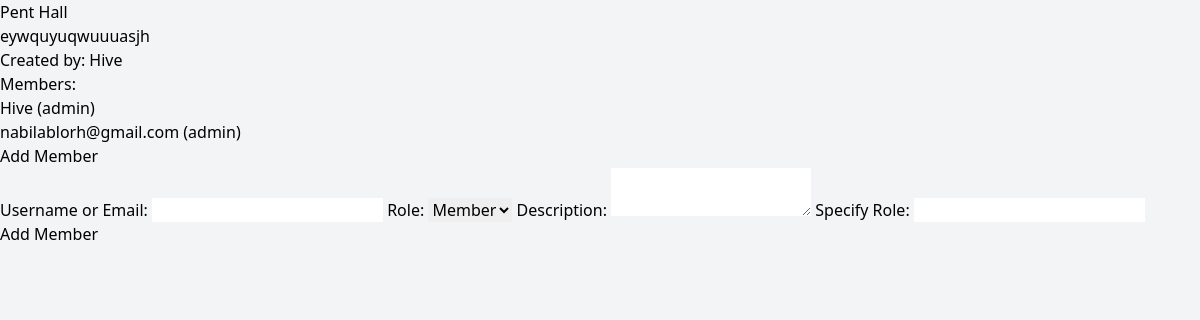
Screenshot of /Teamworkspace/view_team/pent-hall/ (signed in) with the database file from the repository.
### Teamworkspace/models.py (models this page shows, shortened)
class Team(models.Model):
    name = models.CharField(max_length=100, unique=True)
    description = models.TextField(blank=True)
    slug = models.SlugField(max_length=100, unique=True, editable=False)
    created_by = models.ForeignKey(User, on_delete=models.CASCADE, related_name="teams_created")
    unique_id = models.UUIDField(default=uuid.uuid4, editable=False, unique=True)
    created_at = models.DateTimeField(auto_now_add=True)

class TeamMembership(models.Model):
    team = models.ForeignKey(Team, on_delete=models.CASCADE, related_name="members")
    user = models.ForeignKey(User, on_delete=models.CASCADE, related_name="team_memberships")
    description = models.TextField(blank=True)
    SpecifyRole = models.CharField(max_length=100, blank=True)
    joined_at = models.DateTimeField(auto_now_add=True)
    role = models.CharField(max_length=20, choices=[('admin', 'Admin'), ('member', 'Member')])
    class Meta:
        unique_together = ('team', 'user')  # Prevent a user from joining the same team multiple times

### Teamworkspace/views.py (the view)
# urls.py: path('view_team/<slug:slug>/', views.view_team, name='view_team'),
@login_required
def view_team(request, slug):
    team = get_object_or_404(Team, slug=slug)
    members = team.members.all()
    context = {"team": team, "members": members}
    return render(request, "Teamworkspace/view_team.html", context)

### template/Teamworkspace/view_team.html (shortened to what this page needs)
<!DOCTYPE html>
<html lang="en">
<head>
    <link href="https://cdn.jsdelivr.net/npm/tailwindcss@2.2.19/dist/tailwind.min.css" rel="stylesheet">
</head>
<body class="bg-gray-100">
    <h2>{{ team.name }}</h2>
    <p>{{ team.description }}</p>
    <p>Created by: {{ team.created_by.username }}</p>
    <h3>Members:</h3>
    <ul>
        {% for member in members %}
            <li>{{ member.user.username }} ({{ member.role }})</li>
        {% endfor %}
    </ul>
    {% if request.user == team.created_by %}
    <h3>Add Member</h3>
    <form method="POST" action="{% url 'add_members' team.slug %}">
        <label for="user_identifier">Username or Email:</label>
        <input type="text" id="user_identifier" name="user_identifier" required>
        <label for="member-role">Role:</label>
        <select id="member-role" name="role" required>
            <option value="member">Member</option>
        </select>
        <label for="member-description">Description:</label> <textarea id="member-description" name="description"></textarea> <label for="specify-role">Specify Role:</label>
        <input type="text" id="specify-role" name="SpecifyRole">
        <button type="submit">Add Member</button>
    </form>
    {% endif %}
</body>
</html>

### rows the page displays
Team: name "Pent Hall", description "eywquyuqwuuuasjh", created_by.username "Hive"
TeamMembership: user.username "Hive", role "admin"
TeamMembership: user.username "nabilablorh@gmail.com", role "admin"
